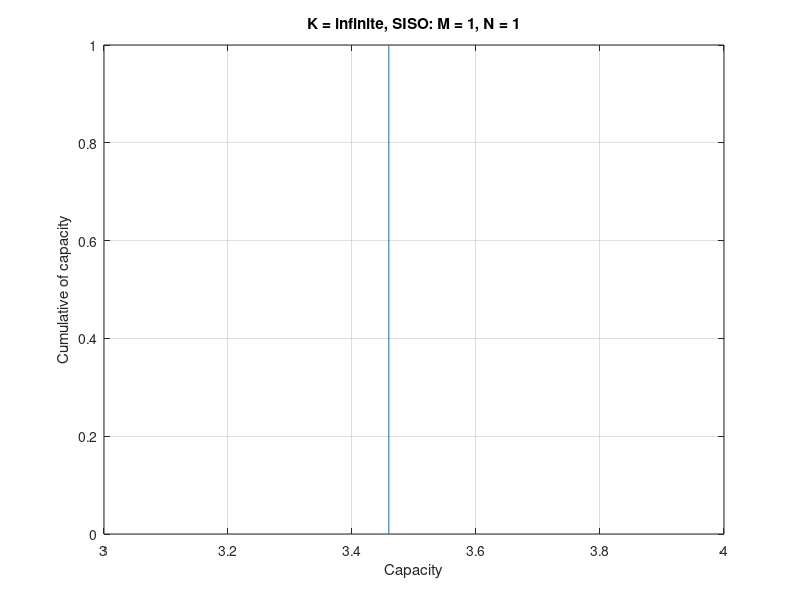

The MATLAB script that drew this image:
% H: N X M?

% H_los: all elements equal to 1

% SNR: N=1 for all antenna -> SNR = P (remember to convert from dB to units)
% to find linear from dB: x = 10^(dB/10)

% dB = 10*log_10(x)

% generate H using randN

% ES 1

% Compute and plot the CDF of capacity for the 
% case of SISO AWGN( K = infinite ?) and SISO Rayleigh fading 
% channel (K=0) at 10 dB SNR.
% SISO -> N = 1, M = 1

% SISO AWGN
N = 1;
M = 1;

total_iterations = 200;

Capacities = zeros(1, total_iterations);

for i = 1:total_iterations
    %H = ones(M,N) + norm(M,N);
    % H = randn(M,N);

    H = ones(N, M);
    
    Identity_N = eye(N);
    Identity_M = eye(M);
    
    P = 10;
    Q = (P/M)*Identity_M;
    
    trace_Q = trace(Q);
    
    Capacities(1, i) = log2(det(Identity_N + H*Q*ctranspose(H)));
end

cdfplot(Capacities)
xlabel("Capacity")
ylabel("Cumulative of capacity")
title('K = infinite, SISO: M = 1, N = 1')


% values = unique([-20 Capacities 20]);             %// obtain values where CDF should be computed
% F = cumsum(histc(Capacities, values))/numel(Capacities);   %// compute CDF
% stairs(values, F)                        %// do the plot
% axis([min(values) max(values) -.2 1.2])  %// adjust axes
% 
% fontSize = 15;
% title('cdf of Capacities (AWGN)', 'FontSize', fontSize);
% ylabel('cdf', 'FontSize', fontSize);
% xlabel('Capacity', 'FontSize', fontSize);
% grid on;
% 
